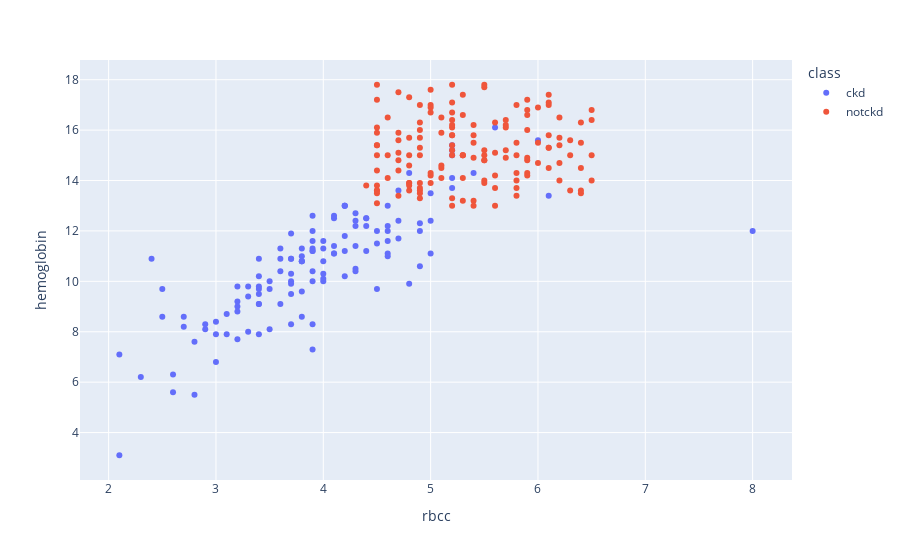

Source (notebook cell):
### Code cell
fig = px.scatter(df, x="rbcc", y="hemoglobin", color="class")
fig.show()

### Figure 1 — Plotly figure (JSON) as saved in the notebook; plotly's stock layout.template omitted (floating-point values rounded to 4 significant figures; data arrays with more than 128 entries replaced by an {"elided": "..."} marker saying what was removed)
{"data": [{"hovertemplate": "class=ckd<br>rbcc=%{x}<br>hemoglobin=%{y}<extra></extra>", "legendgroup": "ckd", "marker": {"color": "#636efa", "symbol": "circle"}, "mode": "markers", "name": "ckd", "orientation": "v", "showlegend": true, "type": "scatter", "x": {"elided": "250 float values"}, "xaxis": "x", "y": {"elided": "250 float values"}, "yaxis": "y"}, {"hovertemplate": "class=notckd<br>rbcc=%{x}<br>hemoglobin=%{y}<extra></extra>", "legendgroup": "notckd", "marker": {"color": "#EF553B", "symbol": "circle"}, "mode": "markers", "name": "notckd", "orientation": "v", "showlegend": true, "type": "scatter", "x": {"elided": "150 float values"}, "xaxis": "x", "y": {"elided": "150 float values"}, "yaxis": "y"}], "layout": {"autosize": true, "legend": {"title": {"text": "class"}, "tracegroupgap": 0}, "margin": {"t": 60}, "xaxis": {"anchor": "y", "autorange": true, "domain": [0, 1], "range": [1.686, 8.414], "title": {"text": "rbcc"}, "type": "linear"}, "yaxis": {"anchor": "x", "autorange": true, "domain": [0, 1], "range": [1.962, 18.94], "title": {"text": "hemoglobin"}, "type": "linear"}}}
